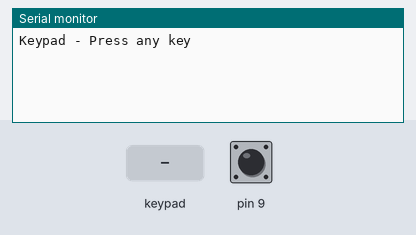
A sketch run on a simulated Arduino Uno, built with avr-gcc and run on an emulated ATmega328P. Shown: the last lines printed to the serial monitor. Wiring (inferred from the names in the program): 4×3 keypad with keys 1 2 3 4 5 6 7 8 9 * 0 #: rows pin 2, pin 3, pin 4, pin 5; columns pin 6, pin 7, pin 8. The test bench sets the inputs (shaded band); at power-on: pin 9 HIGH.

Above: at 1.2 s.
1.3 s: pin 9 pulled LOW for 0.15 s
At 2.5 s:
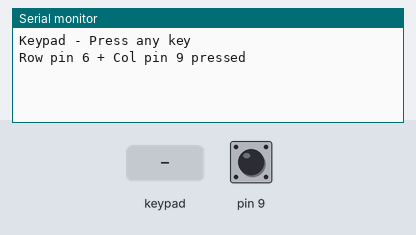
2.9 s: key '1' pressed
At 3.4 s:
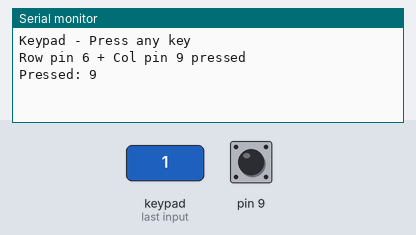
4.4 s: keypad keys 5 4 3 2 pressed 0.4 s apart
At 6.5 s:
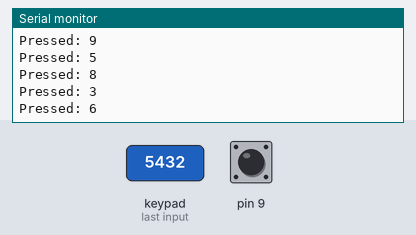
7.5 s: pin 9 pulled LOW for 1 s
At 9.5 s:
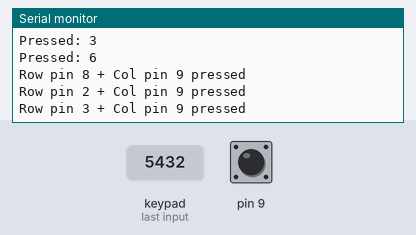
10.0 s: key '6' pressed
At 10.7 s:
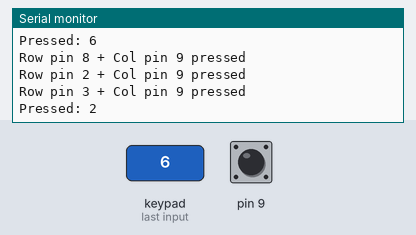
11.5 s: keypad keys 5 4 3 2 # pressed 0.4 s apart
At 14.1 s:
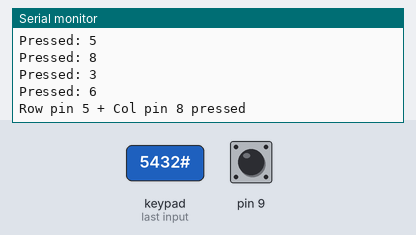
Timing chart, 0 to 15.6 s (numbered marks = the images above; inputs shaded):
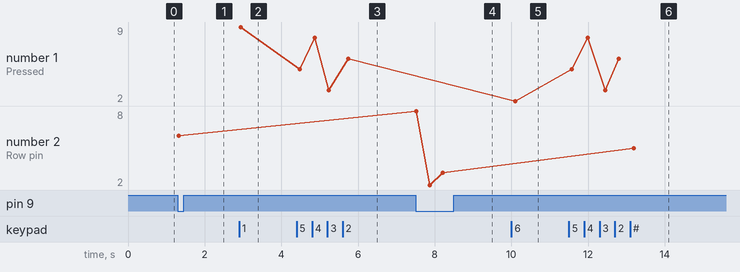

Measured:
- after the input at 1.3 s, the serial monitor: prints a new line at once (image 1)
- after the input at 2.9 s, the serial monitor: prints a new line after 0.05 s (image 2)
- after the input at 4.4 s, the serial monitor: prints a new line after 0.08 s (image 3)
- after the input at 7.5 s, the serial monitor: prints a new line at once (image 4)
- after the input at 10.0 s, the serial monitor: prints a new line after 0.10 s (image 5)
- after the input at 11.5 s, the serial monitor: prints a new line after 0.07 s (image 6)
- plotted number 1: 9 → 6 after the input at 4.4 s, 2 → 6 after the input at 11.5 s
- plotted number 2: 3 → 5 after the input at 11.5 s

The sketch:

sketch.ino
```cpp
#include <Keypad.h>

const byte ROWS = 4;
const byte COLS = 3;

char keys[ROWS][COLS] = {
  {'1', '2', '3'},
  {'4', '5', '6'},
  {'7', '8', '9'},
  {'*', '0', '#'}
};

byte rowPins[ROWS] = {5, 4, 3, 2};
byte colPins[COLS] = {8, 7, 6};


Keypad keypad = Keypad(makeKeymap(keys), rowPins, colPins, ROWS, COLS);

void setup() {
  Serial.begin(115200);
  Serial.println("Keypad - Press any key");

  // start safe
  // Set all possible row pins as OUTPUT one by one
  // Set all column pins as INPUT_PULLUP
  for (int p = 2; p <= 9; p++) {
    pinMode(p, INPUT_PULLUP);
  }
}

void loop() {
  for (int row = 2; row <= 9; row++) {
    pinMode(row, OUTPUT);
    digitalWrite(row, LOW);

    // Check all column candidates
    for (int col = 2; col <= 9; col++) {
      if (col == row) continue;
      pinMode(col, INPUT_PULLUP);
      if (digitalRead(col) == LOW) {
        if ((row == 5 && col == 2) || (row == 2 && col == 5)) {
          Serial.println("Pressed: #");
        } else if ((row == 6 && col == 2) || (row == 2 && col == 6)) {
          Serial.println("Pressed: 9");
        } else if ((row == 8 && col == 2) || (row == 2 && col == 8)) {
          Serial.println("Pressed: 3");
        } else if ((row == 7 && col == 2) || (row == 2 && col == 7)) {
          Serial.println("Pressed: 6");
        } else if ((row == 3 && col == 5) || (row == 5 && col == 3)) {
          Serial.println("Pressed: 0");
        } else if ((row == 3 && col == 6) || (row == 6 && col == 3)) {
          Serial.println("Pressed: 8");
        } else if ((row == 3 && col == 7) || (row == 7 && col == 3)) {
          Serial.println("Pressed: 5");
        } else if ((row == 3 && col == 8) || (row == 8 && col == 3)) {
          Serial.println("Pressed: 2");
        } else if ((row == 4 && col == 5) || (row == 5 && col == 4)) {
          Serial.println("Pressed: *");
        } else if ((row == 4 && col == 6) || (row == 6 && col == 4)) {
          Serial.println("Pressed: 7");
        } else if ((row == 4 && col == 7) || (row == 7 && col == 4)) {
          Serial.println("Pressed: 4");
        } else if ((row == 4 && col == 8) || (row == 8 && col == 4)) {
          Serial.println("Pressed: 1");
        } else {
          Serial.print("Row pin ");
          Serial.print(row);
          Serial.print(" + Col pin ");
          Serial.print(col);
          Serial.println(" pressed");
        }
        delay(300);
      }
    }

    pinMode(row, INPUT_PULLUP);  // back to safe
    delay(30);
  }
}
```
